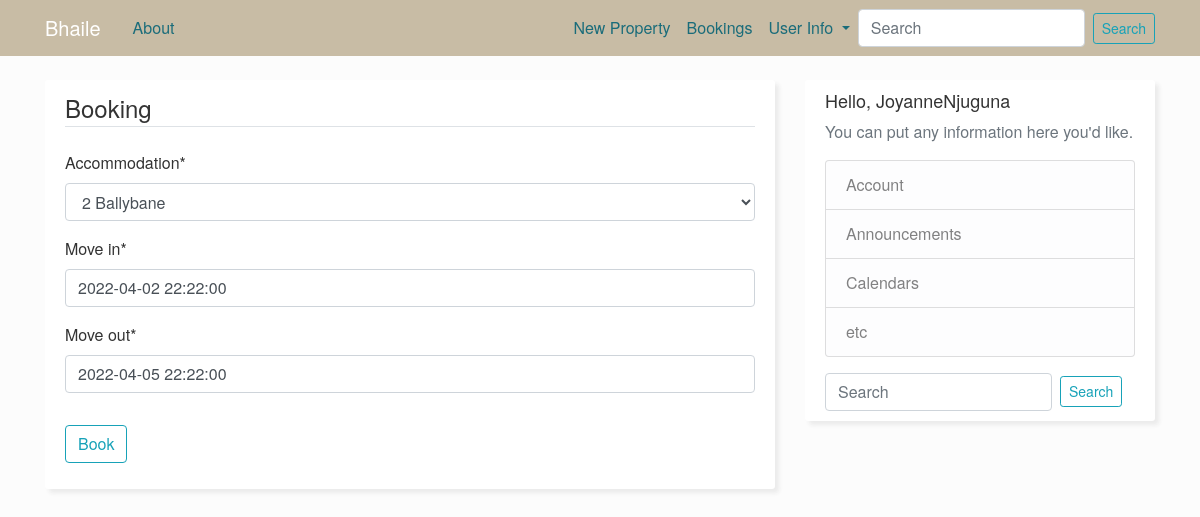
Screenshot of /bookings/24/update (signed in) with the database file from the repository.
### properties/models.py (models this page shows, shortened)
class Booking(models.Model):
    author = models.ForeignKey(User, on_delete=models.CASCADE)
    date_booked = models.DateTimeField(default=timezone.now)
    accommodation = models.ForeignKey(Post, on_delete=models.CASCADE)
    move_in = models.DateTimeField()
    move_out = models.DateTimeField()

### properties/views.py (the view, shortened to what this page needs)
# urls.py: path('bookings/<int:pk>/update', BookingUpdateView.as_view(), name='booking-update'),
class BookingUpdateView(LoginRequiredMixin, UserPassesTestMixin, UpdateView):
    model = Booking
    fields = ['accommodation', 'move_in', 'move_out']
    def test_func(self):
        booking = self.get_object()
        if self.request.user == booking.author:
            return True
        return False

### properties/models.py (called while the page is built)
    def __str__(self):
        return self.title

### properties/templates/properties/booking_form.html (shortened to what this page needs)
{% extends 'properties/base.html' %}
{% load crispy_forms_tags %}
{% block content %}
    <div class="content-section">
        <form method="POST">
            <fieldset class="form-group">
                <legend class="border-bottom mb-4">Booking</legend>
                {{ form|crispy }}
            </fieldset>
            <div class="form-group">
                <button class="btn btn-outline-info" type="submit">Book</button>
            </div>
        </form>
    </div>
{% endblock content %}

### properties/templates/properties/base.html (shortened to what this page needs)
{% load static %}
<!DOCTYPE html>
<html lang="en">
<head>
    <link rel="stylesheet" href="https://maxcdn.bootstrapcdn.com/bootstrap/4.0.0/css/bootstrap.min.css">
    <link rel="stylesheet" href="{% static 'properties/main.css' %}">
</head>
<body>
<header class="site-header">
    <nav class="navbar navbar-expand-md navbar-dark bg-steel fixed-top">
        <div class="container">
            <a class="navbar-brand mr-4" href="/">Bhaile</a>
            <div class="collapse navbar-collapse" id="navbarToggle">
                <div class="navbar-nav mr-auto">
                    <a class="nav-item nav-link" href="{% url 'properties-about' %}">About</a>
                </div>
                <div class="navbar-nav">
                    {% if user.is_authenticated %}
                        <a class="nav-item nav-link" href="{% url 'post-create' %}">New Property</a>
                        <a class="nav-item nav-link" href="{% url 'booking' %}">Bookings</a>
                        <div class="nav-item dropdown">
                            <a class="nav-link dropdown-toggle" href="#" id="navbardrop" data-toggle="dropdown">
                                User Info
                            </a>
                        </div>
                        <form class="form-inline my-2 my-lg-0" action="{% url 'properties-search' %}" method="GET">
                            <input name ="q" class="form-control mr-sm-2" type="search" placeholder="Search" aria-label="Search" value="{{ request.GET.q }}">
                            <button class="btn btn-outline-info my-2 my-sm-0 btn-sm" type="submit">Search</button>
                        </form>
                    {% else %}
                        <a class="nav-item nav-link" href="{% url 'login' %}">Login</a>
                        <a class="nav-item nav-link" href="{% url 'register' %}">Register</a>
                    {% endif %}
                </div>
            </div>
        </div>
    </nav>
</header>
<main role="main" class="container">
    <div class="row">
        <div class="col-md-8">
            {% block content %}{% endblock %}
        </div>
        {% if user.is_authenticated %}
        <div class="col-md-4">
            <div class="content-section">
                <h3>Hello, {{ user.username }}</h3>
                <p class='text-muted'>You can put any information here you'd like.
                <ul class="list-group">
                    <li class="list-group-item list-group-item-light">Account</li>
                    <li class="list-group-item list-group-item-light">Announcements</li>
                    <li class="list-group-item list-group-item-light">Calendars</li>
                    <li class="list-group-item list-group-item-light">etc</li>
                </ul>
                </p>
                <form class="form-inline my-2 my-lg-0" action="{% url 'properties-search' %}" method="GET">
                    <input name ="q" class="form-control mr-sm-2" type="search" placeholder="Search" aria-label="Search" value="{{ request.GET.q }}">
                    <button class="btn btn-outline-info my-2 my-sm-0 btn-sm" type="submit">Search</button>
                </form>
            </div>
        </div>
        {% endif %}
    </div>
</main>
</body>
</html>

### properties/static/properties/main.css (style rules this page uses)
body { background: #fcfcfc; color: #333333; margin-top: 5rem; font-family: "Helvetica Neue", Helvetica, Arial, sans-serif }
h3 { font-size: 18px; }
ul { margin: 0; }
.bg-steel { background-color: #c8bca5; }
.site-header .navbar-nav .nav-link { color: #1a6c7a; }
.content-section { background: #ffffff; padding: 10px 20px; box-shadow: 4px 4px 4px #ebebeb; border-radius: 3px; margin-bottom: 20px; }

### rows the page displays
Booking: accommodation "2 Ballybane", move_in "2022-04-02 22:22:00", move_out "2022-04-05 22:22:00"

### other values shown
{{ user.username }} "JoyanneNjuguna"
